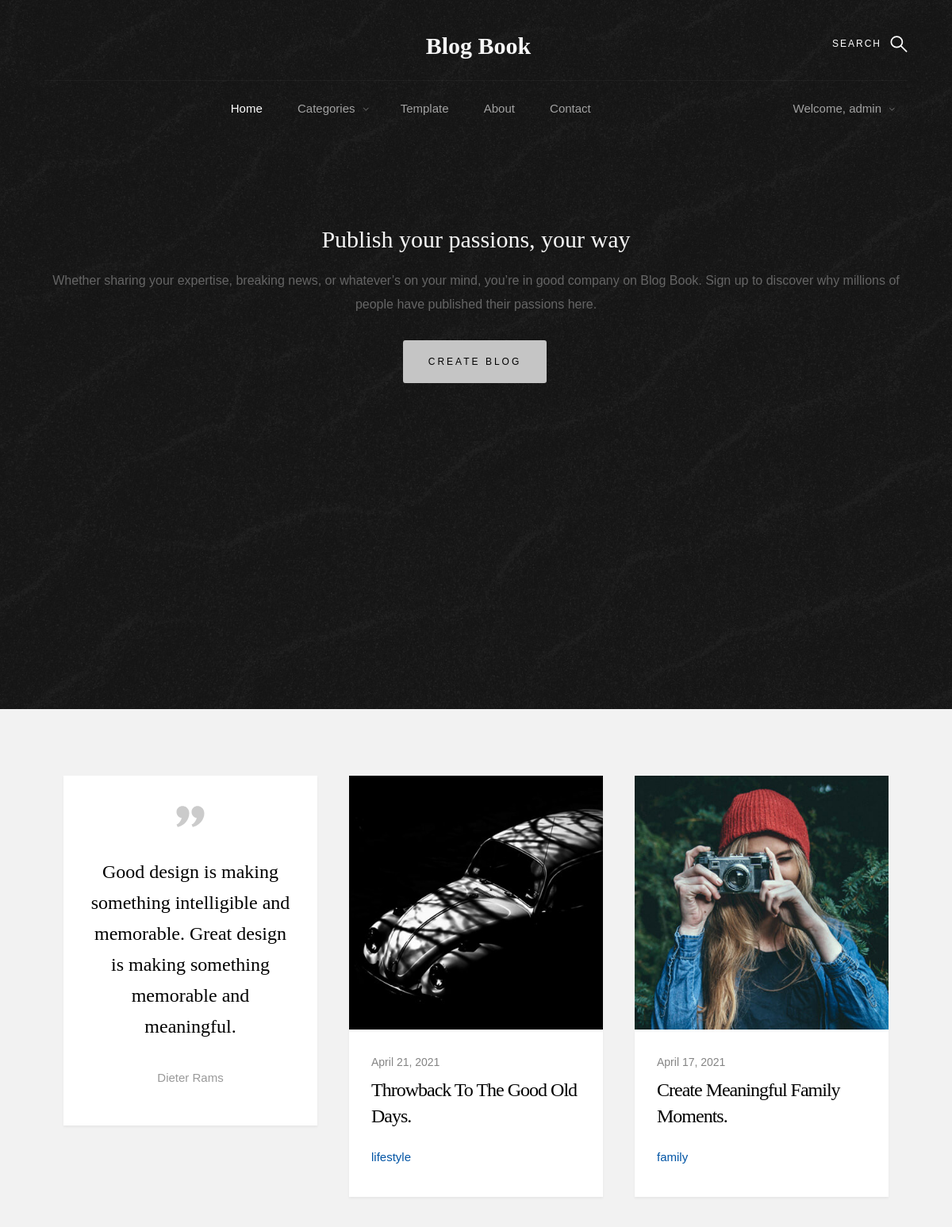
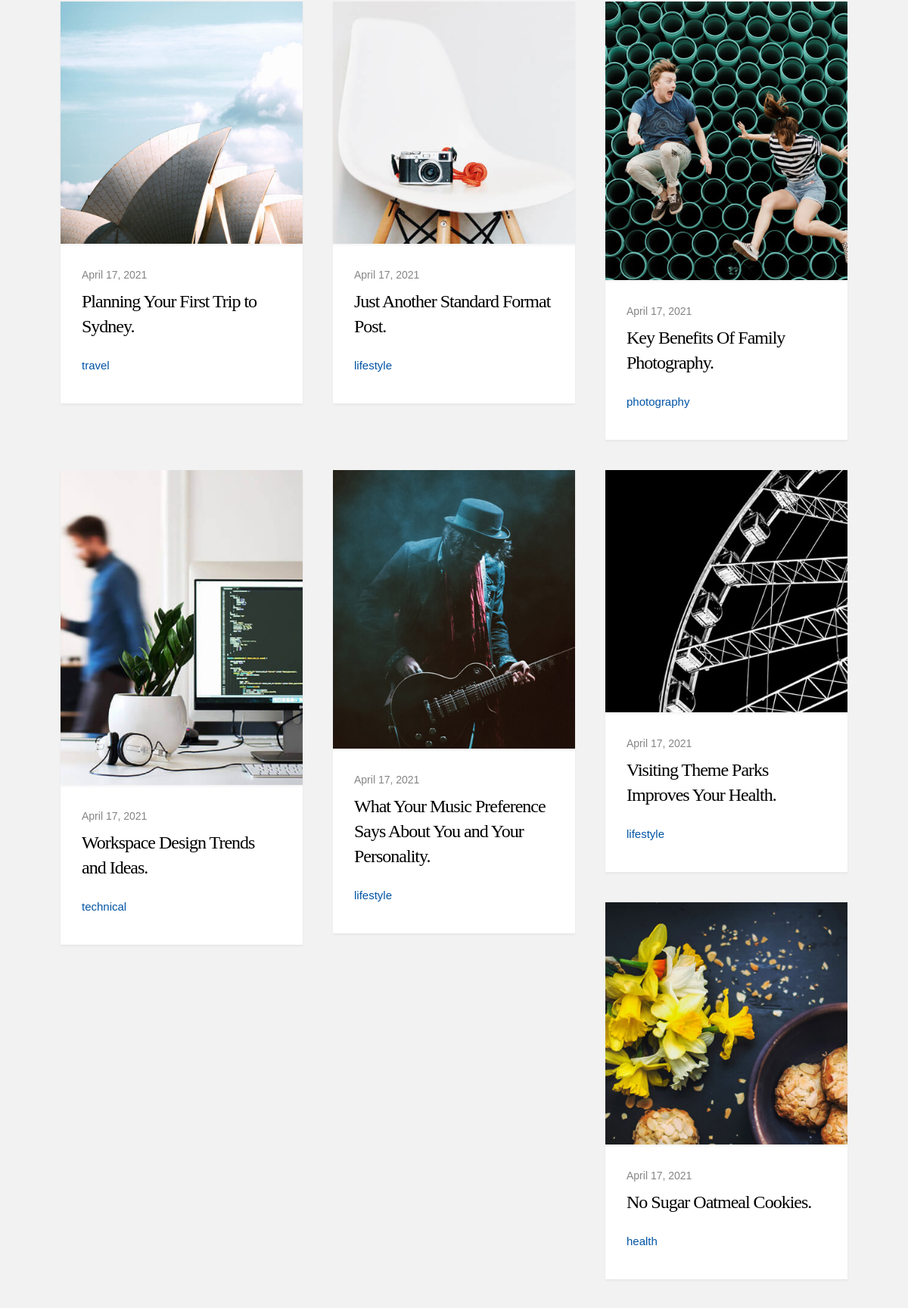
Page /home (signed in, upper part) on the committed database (2 pictures, top to bottom).
### polls/models.py (models this page shows, shortened)
class blogDetails(models.Model):
	blogTitle=models.CharField(max_length=200)
	blogCatagories=models.CharField(max_length=100)
	blogProfile=models.ImageField(upload_to="profiles",blank=True)
	blogAuthor=models.ForeignKey(User,on_delete=models.CASCADE,default=None)
	template=models.ForeignKey(blogTemplate,on_delete=models.CASCADE,default=None)
	blogDate=models.DateField(default=timezone.now)

### polls/views.py (the view)
# urls.py: path("home",views.index,name="index"),
def index(request):
	article=blogDetails.objects.all().order_by("-id")[:10]
	return render(request,"main/home.html" ,{"article":article })

### templates/main/home.html (shortened to what this page needs)
{% load static %}
<!DOCTYPE html>
<html class="no-js" lang="en">
<head>
    <link rel="stylesheet" href="{% static 'css/base.css' %}">
    <link rel="stylesheet" href="{% static 'css/vendor.css' %}">
    <link rel="stylesheet" href="{% static 'css/main.css' %}">
</head>
<body id="top" class="top">
    {% include "main/header.html" %}
        <div class="pageheader-content row">
            <div class="col-full content-wrap">
                <div class="featured">
                	<div class="create_blog">
						<h2>Publish your passions, your way</h2>
						<p>Whether sharing your expertise, breaking news, or whatever’s on your mind, you’re in good company on Blog Book. Sign up to discover why millions of people have published their passions here.</p>
						<a href="template" class="btn fancy-btn">Create Blog</a>
                 	</div>
                </div>
            </div>
        </div>
    <section class="s-content">
        <div class="row masonry-wrap">
            <div class="masonry">
                <article class="masonry__brick entry format-quote" data-aos="fade-up">
                    <div class="entry__thumb">
                        <blockquote>
                                <p>Good design is making something intelligible and memorable. Great design is making something memorable and meaningful.</p>
                                <cite>Dieter Rams</cite>
                        </blockquote>
                    </div>
                </article>
                {% for a in article %}
                <article class="masonry__brick entry format-standard" data-aos="fade-up">
                    <div class="entry__thumb">
                        <a href="{{ a.template.templatename }}?blogtitle={{ a.blogTitle }}" class="entry__thumb-link">
                            <img src="{{ a.blogProfile.url }}"
                                     alt="">
                        </a>
                    </div>
                    <div class="entry__text">
                        <div class="entry__header">
                            <div class="entry__date">
                                <a href="#">{{ a.blogDate }}</a>
                            </div>
                            <h1 class="entry__title"><a href="{{ a.template.templatename }}?blogtitle={{ a.blogTitle }}">{{ a.blogTitle }}</a></h1>
                        </div>
                        <div class="entry__meta">
                            <span class="entry__meta-links">
                                <a href="category?cat={{a.blogCatagories}}">{{a.blogCatagories}}</a>
                            </span>
                        </div>
                    </div>
                </article>
                {% endfor %}
            </div>
        </div>
    </section>
    {% include "main/footer.html" %}
</body>
</html>

### templates/main/header.html (shortened to what this page needs)
{% load static %}
<!DOCTYPE html>
<html>
<head>
    <link rel="stylesheet" href="{% static 'css/base.css' %}">
    <link rel="stylesheet" href="{% static 'css/vendor.css' %}">
    <link rel="stylesheet" href="{% static 'css/main.css' %}">
</head>
<body>
    <section class="s-pageheader s-pageheader--home">
        <header class="header">
            <div class="header__content row">
                <div class="header__logo">
                    <a class="logo" href="home">
                        <span>Blog Book</span>
                    </a>
                </div>
                <ul class="header__social">
                </ul>
                <a class="header__search-trigger" href="#0"></a>
                <nav class="header__nav-wrap">
                    <ul class="header__nav">
                        <li class="current"><a href="home" title="">Home</a></li>
                        <li class="has-children">
                            <a href="#0" title="">Categories</a>
                        </li>
                        <li>
                            <a href="template" title="">Template</a>
                        </li>
                        <li><a href="about" title="">About</a></li>
                        <li><a href="contact" title="">Contact</a></li>
                        {% if user.is_authenticated %}
                            <li class="has-children" style="float: right;">
                            <a href="#" title="">Welcome, {{request.user}}</a>
                            </li>
                        {% else %}
                            <li><a href="signin" title="">Sign in</a></li>
                        {% endif %}
                    </ul>
                </nav>
            </div>
        </header>
</body>
</html>

### static/css/base.css (style rules this page uses)
html { font-family: sans-serif; line-height: 1.15; -ms-text-size-adjust: 100%; -webkit-text-size-adjust: 100%; }
body { margin: 0; }
article, aside, footer, header, nav, section { display: block; }
h1 { font-size: 2em; margin: 0.67em 0; }
a { background-color: transparent; -webkit-text-decoration-skip: objects; }
img { border-style: none; }
html { font-size: 62.5%; box-sizing: border-box; }
*, *::before, *::after { box-sizing: inherit; }
body { font-weight: normal; line-height: 1; word-wrap: break-word; text-rendering: optimizeLegibility; -webkit-overflow-scrolling: touch; -webkit-text-size-adjust: none; }
body, input, button { -moz-osx-font-smoothing: grayscale; -webkit-font-smoothing: antialiased; }
img, video { max-width: 100%; height: auto; }
div, dl, dt, dd, ul, ol, li, h1, h2, h3, h4, h5, h6, pre, form, p, blockquote, th, td { margin: 0; padding: 0; }
h1, h2, h3, h4, h5, h6 { -webkit-font-smoothing: auto; -webkit-font-smoothing: antialiased; -webkit-font-variant-ligatures: common-ligatures; -moz-font-variant-ligatures: common-ligatures; font-variant-ligatures: common-ligatures; text-rendering: optimizeLegibility; }
ol, ul { list-style: none; }
li { display: block; }
a { text-decoration: none; line-height: inherit; }
a img { border: none; }
.row { width: 94%; max-width: 1200px; margin: 0 auto; }
.row:after { content: ""; display: table; clear: both; }
[class*="col-"] { float: left; padding: 0 20px; }
.col-twelve, .col-full { width: 100%; }
@media only screen and (max-width: 1200px) { [class*="col-"] { padding: 0 15px; } }

### rows in the picture
blogDetails: blogProfile (picture), blogDate "April 21, 2021", blogTitle "Throwback To The Good Old Days.", blogCatagories "lifestyle"
blogDetails: blogProfile (picture), blogDate "April 17, 2021", blogTitle "Create Meaningful Family Moments.", blogCatagories "family"
blogDetails: blogProfile (picture), blogDate "April 17, 2021", blogTitle "Planning Your First Trip to Sydney.", blogCatagories "travel"
blogDetails: blogProfile (picture), blogDate "April 17, 2021", blogTitle "Just Another Standard Format Post.", blogCatagories "lifestyle"
blogDetails: blogProfile (picture), blogDate "April 17, 2021", blogTitle "Key Benefits Of Family Photography.", blogCatagories "photography"
blogDetails: blogProfile (picture), blogDate "April 17, 2021", blogTitle "Workspace Design Trends and Ideas.", blogCatagories "technical"
blogDetails: blogProfile (picture), blogDate "April 17, 2021", blogTitle "What Your Music Preference Says About You and Your Personality.", blogCatagories "lifestyle"
blogDetails: blogProfile (picture), blogDate "April 17, 2021", blogTitle "Visiting Theme Parks Improves Your Health.", blogCatagories "lifestyle"
blogDetails: blogProfile (picture), blogDate "April 17, 2021", blogTitle "No Sugar Oatmeal Cookies.", blogCatagories "health"

### other values in the picture
{{ request.user }} "admin"
